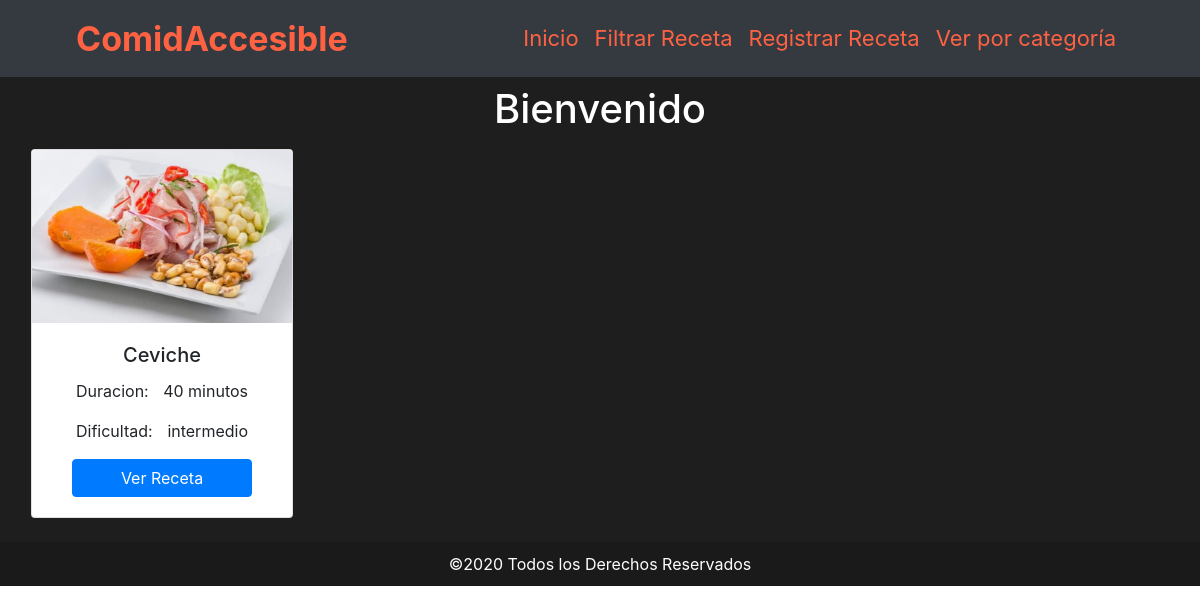
/, run on an earlier commit of the app's database.
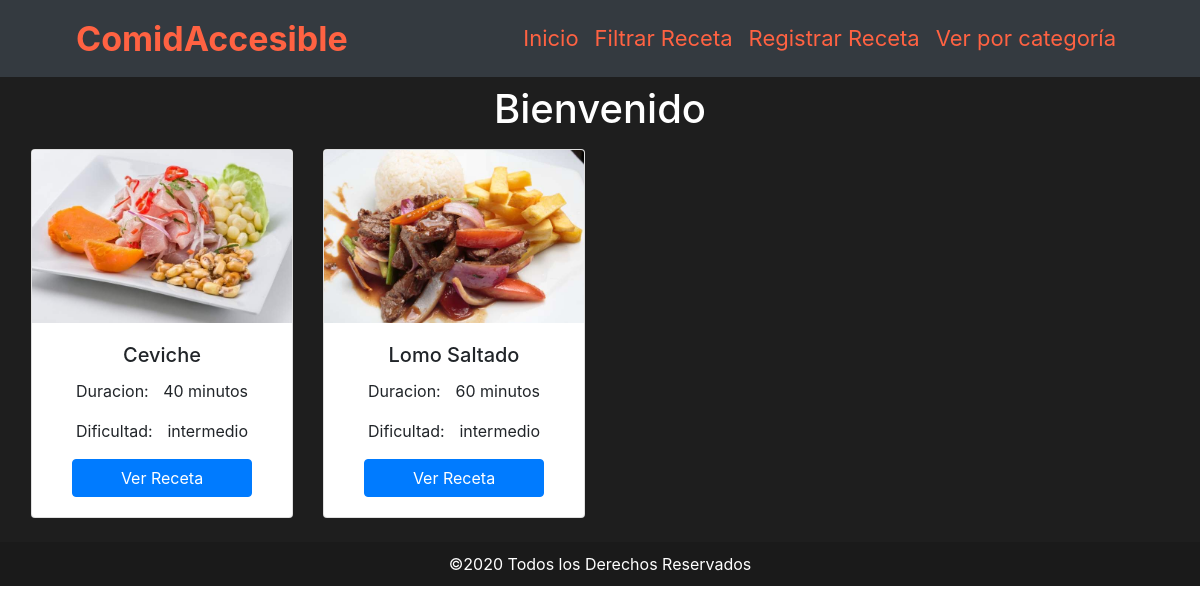
And on a later commit of the database.
### tables this page shows
CREATE TABLE `plato` (
  `IdPlato` int(11) NOT NULL,
  `NombrePlato` varchar(50) NOT NULL,
  `Descripción` text NOT NULL,
  `Duracion` int(11) NOT NULL,
  `Dificultad` varchar(20) NOT NULL,
  `Foto` varchar(600) NOT NULL,
  `Pasos` longtext NOT NULL,
  `IdCategoria` int(11) NOT NULL
);

### index.php (the view, shortened to what this page needs)
<?php
    include 'partes/conexion.php';
    $sentencia_plato = "SELECT * FROM plato";
    $sentencia=$db->query($sentencia_plato);
    $plato= $sentencia->fetchAll();
?>
<!DOCTYPE html>
<html lang="en">
<head>
    <link rel="stylesheet" href="hojaestilo/estilodepagina.css">
    <link rel="stylesheet" href="https://cdn.jsdelivr.net/npm/bootstrap@4.5.3/dist/css/bootstrap.min.css">
</head>
<body>
    <?php include 'partes/header.php'?>
    <div style="background-color:#1e1e1e;">
        <h1 style="text-align:center; margin:0px;color:white;" class="pt-2">Bienvenido</h1>
    </div>
    <div class="row row-cols-1 row-cols-md-4 w-100 mr-0 ml-0 pr-3 pl-3 pt-3" style="background-color:#1e1e1e">
        <?php foreach($plato as $p){ ?>
            <div class="col mb-4">
                <div class="card h-100">
                    <img src="<?php echo $p["Foto"]; ?>" class="alto card-img-top " alt="...">
                    <div class="card-body" style="text-align:center">
                        <h5 class="card-title"><?php echo $p["NombrePlato"]; ?></h5>
                        <div class="pl-4 pr-4"style="display: flex; justify-content:space-between">
                            <p class="card-text">Duracion: </p>
                            <p class="card-text"><?php echo $p["Duracion"]; ?> minutos</p>
                        </div>
                        <div class="pl-4 pr-4"style="display: flex; justify-content:space-between">
                            <p class="card-text">Dificultad: </p>
                            <p class="card-text"><?php echo $p["Dificultad"]; ?></p>
                        </div>
                        <div>
                            <form action="visualizar_receta.php" method="get">
                                <button type="submit"class="btn btn-primary pl-5 pr-5" >Ver Receta</button>
                            </form>
                        </div>
                    </div>
                </div>
            </div>
        <?php }?>
    </div>
    <?php include 'partes/footer.php'?>
</body>
</html>

What changed in the data, as far as the page shows it:
added plato: Foto (picture), NombrePlato "Lomo Saltado", Duracion "60", Dificultad "intermedio"
